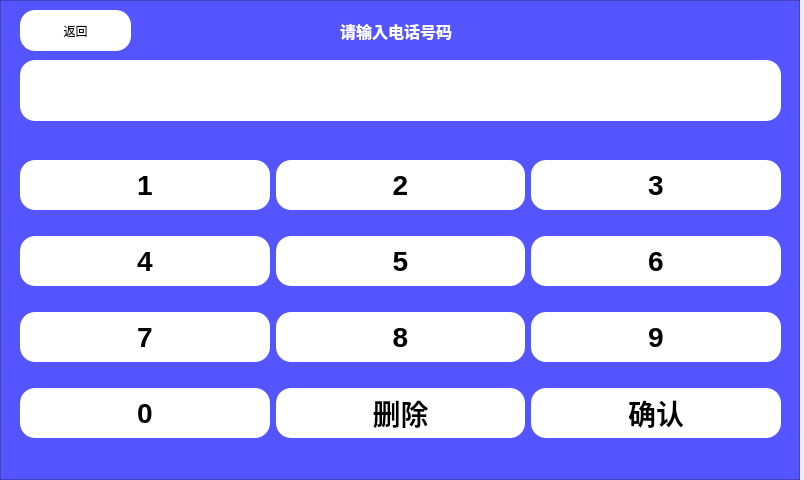
<?xml version="1.0" encoding="UTF-8"?>
<ui version="4.0">
 <class>deliverymanOpt</class>
 <widget class="QWidget" name="deliverymanOpt">
  <property name="geometry">
   <rect>
    <x>0</x>
    <y>0</y>
    <width>804</width>
    <height>480</height>
   </rect>
  </property>
  <property name="windowTitle">
   <string>Form</string>
  </property>
  <widget class="QFrame" name="frame">
   <property name="geometry">
    <rect>
     <x>0</x>
     <y>0</y>
     <width>800</width>
     <height>480</height>
    </rect>
   </property>
   <property name="styleSheet">
    <string notr="true">background-color: rgb(85, 85, 255);
</string>
   </property>
   <property name="frameShape">
    <enum>QFrame::StyledPanel</enum>
   </property>
   <property name="frameShadow">
    <enum>QFrame::Raised</enum>
   </property>
   <widget class="QLineEdit" name="lineEdit">
    <property name="geometry">
     <rect>
      <x>20</x>
      <y>60</y>
      <width>761</width>
      <height>61</height>
     </rect>
    </property>
    <property name="font">
     <font>
      <pointsize>23</pointsize>
      <weight>75</weight>
      <bold>true</bold>
     </font>
    </property>
    <property name="styleSheet">
     <string notr="true">background-color: rgb(255, 255, 255);
	border-radius: 15px;</string>
    </property>
    <property name="text">
     <string/>
    </property>
    <property name="alignment">
     <set>Qt::AlignCenter</set>
    </property>
   </widget>
   <widget class="QWidget" name="layoutWidget">
    <property name="geometry">
     <rect>
      <x>20</x>
      <y>140</y>
      <width>761</width>
      <height>321</height>
     </rect>
    </property>
    <layout class="QVBoxLayout" name="verticalLayout">
     <item>
      <layout class="QHBoxLayout" name="horizontalLayout_2">
       <item>
        <widget class="QPushButton" name="pushButton_1">
         <property name="minimumSize">
          <size>
           <width>0</width>
           <height>50</height>
          </size>
         </property>
         <property name="font">
          <font>
           <pointsize>21</pointsize>
           <weight>75</weight>
           <bold>true</bold>
          </font>
         </property>
         <property name="styleSheet">
          <string notr="true">QPushButton{
background-color: rgb(255, 255, 255);
	border-radius: 15px;
}

QPushButton:pressed{
	border-style:inset;  
 
    /* 使文字有一点移动 */  
    padding-left:6px;  
    padding-top:6px;  
}
</string>
         </property>
         <property name="text">
          <string>1</string>
         </property>
        </widget>
       </item>
       <item>
        <widget class="QPushButton" name="pushButton_2">
         <property name="minimumSize">
          <size>
           <width>0</width>
           <height>50</height>
          </size>
         </property>
         <property name="font">
          <font>
           <pointsize>21</pointsize>
           <weight>75</weight>
           <bold>true</bold>
          </font>
         </property>
         <property name="styleSheet">
          <string notr="true">QPushButton{
background-color: rgb(255, 255, 255);
	border-radius: 15px;
}

QPushButton:pressed{
	border-style:inset;  
 
    /* 使文字有一点移动 */  
    padding-left:6px;  
    padding-top:6px;  
}
</string>
         </property>
         <property name="text">
          <string>2</string>
         </property>
        </widget>
       </item>
       <item>
        <widget class="QPushButton" name="pushButton_3">
         <property name="minimumSize">
          <size>
           <width>0</width>
           <height>50</height>
          </size>
         </property>
         <property name="font">
          <font>
           <pointsize>21</pointsize>
           <weight>75</weight>
           <bold>true</bold>
          </font>
         </property>
         <property name="styleSheet">
          <string notr="true">QPushButton{
background-color: rgb(255, 255, 255);
	border-radius: 15px;
}

QPushButton:pressed{
	border-style:inset;  
 
    /* 使文字有一点移动 */  
    padding-left:6px;  
    padding-top:6px;  
}
</string>
         </property>
         <property name="text">
          <string>3</string>
         </property>
        </widget>
       </item>
      </layout>
     </item>
     <item>
      <layout class="QHBoxLayout" name="horizontalLayout_3">
       <item>
        <widget class="QPushButton" name="pushButton_4">
         <property name="minimumSize">
          <size>
           <width>0</width>
           <height>50</height>
          </size>
         </property>
         <property name="font">
          <font>
           <pointsize>21</pointsize>
           <weight>75</weight>
           <bold>true</bold>
          </font>
         </property>
         <property name="styleSheet">
          <string notr="true">QPushButton{
background-color: rgb(255, 255, 255);
	border-radius: 15px;
}

QPushButton:pressed{
	border-style:inset;  
 
    /* 使文字有一点移动 */  
    padding-left:6px;  
    padding-top:6px;  
}
</string>
         </property>
         <property name="text">
          <string>4</string>
         </property>
        </widget>
       </item>
       <item>
        <widget class="QPushButton" name="pushButton_5">
         <property name="minimumSize">
          <size>
           <width>0</width>
           <height>50</height>
          </size>
         </property>
         <property name="font">
          <font>
           <pointsize>21</pointsize>
           <weight>75</weight>
           <bold>true</bold>
          </font>
         </property>
         <property name="styleSheet">
          <string notr="true">QPushButton{
background-color: rgb(255, 255, 255);
	border-radius: 15px;
}

QPushButton:pressed{
	border-style:inset;  
 
    /* 使文字有一点移动 */  
    padding-left:6px;  
    padding-top:6px;  
}
</string>
         </property>
         <property name="text">
          <string>5</string>
         </property>
        </widget>
       </item>
       <item>
        <widget class="QPushButton" name="pushButton_6">
         <property name="minimumSize">
          <size>
           <width>0</width>
           <height>50</height>
          </size>
         </property>
         <property name="font">
          <font>
           <pointsize>21</pointsize>
           <weight>75</weight>
           <bold>true</bold>
          </font>
         </property>
         <property name="styleSheet">
          <string notr="true">QPushButton{
background-color: rgb(255, 255, 255);
	border-radius: 15px;
}

QPushButton:pressed{
	border-style:inset;  
 
    /* 使文字有一点移动 */  
    padding-left:6px;  
    padding-top:6px;  
}
</string>
         </property>
         <property name="text">
          <string>6</string>
         </property>
        </widget>
       </item>
      </layout>
     </item>
     <item>
      <layout class="QHBoxLayout" name="horizontalLayout_4">
       <item>
        <widget class="QPushButton" name="pushButton_7">
         <property name="minimumSize">
          <size>
           <width>0</width>
           <height>50</height>
          </size>
         </property>
         <property name="font">
          <font>
           <pointsize>21</pointsize>
           <weight>75</weight>
           <bold>true</bold>
          </font>
         </property>
         <property name="styleSheet">
          <string notr="true">QPushButton{
background-color: rgb(255, 255, 255);
	border-radius: 15px;
}

QPushButton:pressed{
	border-style:inset;  
 
    /* 使文字有一点移动 */  
    padding-left:6px;  
    padding-top:6px;  
}
</string>
         </property>
         <property name="text">
          <string>7</string>
         </property>
        </widget>
       </item>
       <item>
        <widget class="QPushButton" name="pushButton_8">
         <property name="minimumSize">
          <size>
           <width>0</width>
           <height>50</height>
          </size>
         </property>
         <property name="font">
          <font>
           <pointsize>21</pointsize>
           <weight>75</weight>
           <bold>true</bold>
          </font>
         </property>
         <property name="styleSheet">
          <string notr="true">QPushButton{
background-color: rgb(255, 255, 255);
	border-radius: 15px;
}

QPushButton:pressed{
	border-style:inset;  
 
    /* 使文字有一点移动 */  
    padding-left:6px;  
    padding-top:6px;  
}
</string>
         </property>
         <property name="text">
          <string>8</string>
         </property>
        </widget>
       </item>
       <item>
        <widget class="QPushButton" name="pushButton_9">
         <property name="minimumSize">
          <size>
           <width>0</width>
           <height>50</height>
          </size>
         </property>
         <property name="font">
          <font>
           <pointsize>21</pointsize>
           <weight>75</weight>
           <bold>true</bold>
          </font>
         </property>
         <property name="styleSheet">
          <string notr="true">QPushButton{
background-color: rgb(255, 255, 255);
	border-radius: 15px;
}

QPushButton:pressed{
	border-style:inset;  
 
    /* 使文字有一点移动 */  
    padding-left:6px;  
    padding-top:6px;  
}
</string>
         </property>
         <property name="text">
          <string>9</string>
         </property>
        </widget>
       </item>
      </layout>
     </item>
     <item>
      <layout class="QHBoxLayout" name="horizontalLayout_5">
       <item>
        <widget class="QPushButton" name="pushButton_0">
         <property name="minimumSize">
          <size>
           <width>0</width>
           <height>50</height>
          </size>
         </property>
         <property name="font">
          <font>
           <pointsize>21</pointsize>
           <weight>75</weight>
           <bold>true</bold>
          </font>
         </property>
         <property name="styleSheet">
          <string notr="true">QPushButton{
background-color: rgb(255, 255, 255);
	border-radius: 15px;
}

QPushButton:pressed{
	border-style:inset;  
 
    /* 使文字有一点移动 */  
    padding-left:6px;  
    padding-top:6px;  
}
</string>
         </property>
         <property name="text">
          <string>0</string>
         </property>
        </widget>
       </item>
       <item>
        <widget class="QPushButton" name="pushButtonDel">
         <property name="minimumSize">
          <size>
           <width>0</width>
           <height>50</height>
          </size>
         </property>
         <property name="font">
          <font>
           <pointsize>21</pointsize>
           <weight>75</weight>
           <bold>true</bold>
          </font>
         </property>
         <property name="styleSheet">
          <string notr="true">QPushButton{
background-color: rgb(255, 255, 255);
	border-radius: 15px;
}

QPushButton:pressed{
	border-style:inset;  
 
    /* 使文字有一点移动 */  
    padding-left:6px;  
    padding-top:6px;  
}
</string>
         </property>
         <property name="text">
          <string>删除</string>
         </property>
        </widget>
       </item>
       <item>
        <widget class="QPushButton" name="pushButtonAck">
         <property name="minimumSize">
          <size>
           <width>0</width>
           <height>50</height>
          </size>
         </property>
         <property name="font">
          <font>
           <pointsize>21</pointsize>
           <weight>75</weight>
           <bold>true</bold>
          </font>
         </property>
         <property name="styleSheet">
          <string notr="true">QPushButton{
background-color: rgb(255, 255, 255);
	border-radius: 15px;
}

QPushButton:pressed{
	border-style:inset;  
 
    /* 使文字有一点移动 */  
    padding-left:6px;  
    padding-top:6px;  
}
</string>
         </property>
         <property name="text">
          <string>确认</string>
         </property>
        </widget>
       </item>
      </layout>
     </item>
    </layout>
   </widget>
   <widget class="QPushButton" name="pushButtonExit">
    <property name="geometry">
     <rect>
      <x>20</x>
      <y>10</y>
      <width>111</width>
      <height>41</height>
     </rect>
    </property>
    <property name="styleSheet">
     <string notr="true">QPushButton{
	border-radius: 15px;
	background-color: rgb(255, 255, 255);
}	


QPushButton:pressed  {
	border-style:inset;  
 
    /* 使文字有一点移动 */  
    padding-left:6px;  
    padding-top:6px;  

}</string>
    </property>
    <property name="text">
     <string>返回</string>
    </property>
    <property name="icon">
     <iconset resource="../icons.qrc">
      <normaloff>:/icons/back.png</normaloff>:/icons/back.png</iconset>
    </property>
   </widget>
   <widget class="QLabel" name="label">
    <property name="geometry">
     <rect>
      <x>340</x>
      <y>20</y>
      <width>171</width>
      <height>21</height>
     </rect>
    </property>
    <property name="font">
     <font>
      <pointsize>12</pointsize>
      <weight>75</weight>
      <bold>true</bold>
     </font>
    </property>
    <property name="styleSheet">
     <string notr="true">color: rgb(255, 255, 255);</string>
    </property>
    <property name="text">
     <string>请输入电话号码</string>
    </property>
   </widget>
  </widget>
 </widget>
 <resources>
  <include location="../icons.qrc"/>
 </resources>
 <connections/>
</ui>
